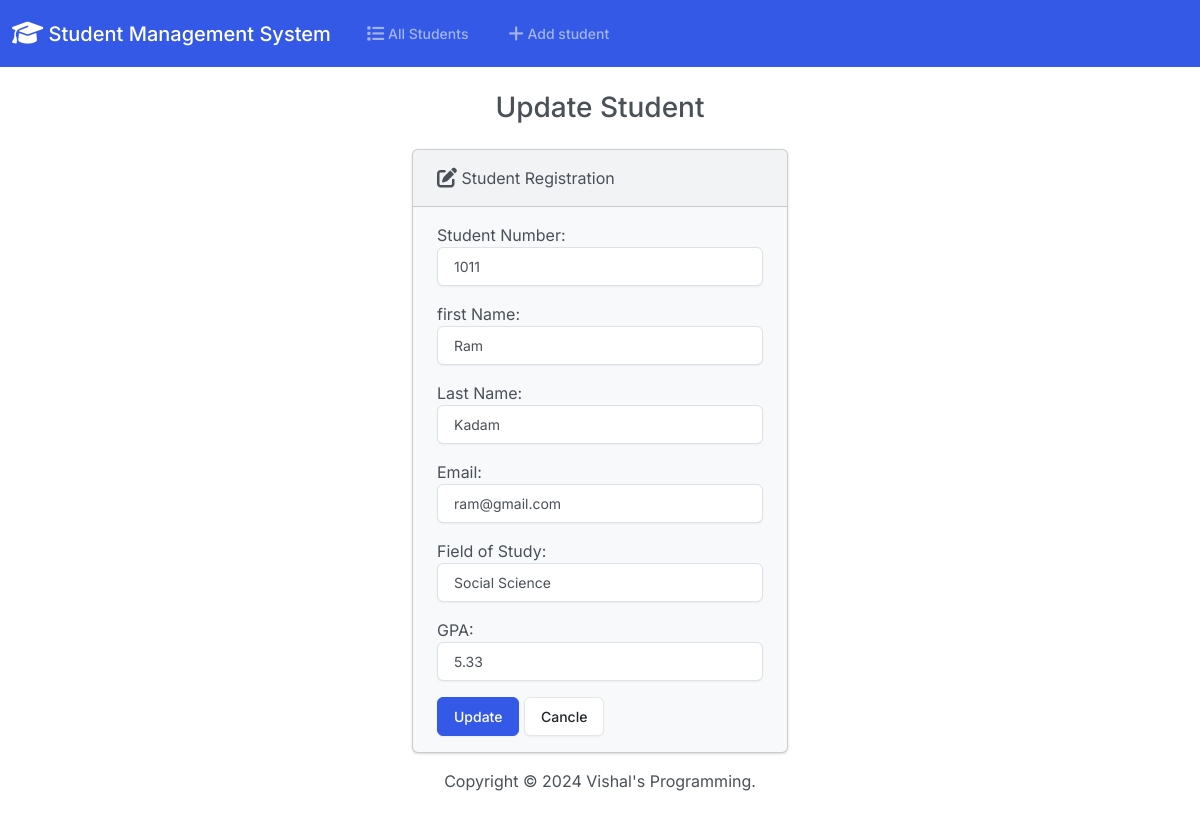
Page /edit/6/ on the committed database.
### students/models.py (models this page shows, shortened)
class Students(models.Model):
    student_number = models.PositiveIntegerField()
    first_name = models.CharField(max_length=50)
    last_name = models.CharField(max_length=50)
    email = models.EmailField(max_length=100)
    field_of_study = models.CharField(max_length=50)
    gpa = models.FloatField()

### students/views.py (the view)
# urls.py: path('edit/<int:id>/', views.edit, name='edit'),
def edit(request, id):
    if request.method == 'POST':
        student = Students.objects.get(pk=id)
        form = StudentForm(request.POST, instance=student)
        if form.is_valid():
            form.save()
            return render(request, 'students/edit.html',{
                'form':form,
                'success':True
            })
    else:
        student = Students.objects.get(pk=id)
        form = StudentForm(instance=student)
    return render(request, 'students/edit.html',{
        'form':form
    })

### students/forms.py
class StudentForm(forms.ModelForm):
    class Meta:
        model = Students
        fields = ['student_number','first_name', 'last_name', 'email','field_of_study', 'gpa']
        labels = {
            'student_number':'Student Number',
            'first_name':'first Name',
            'last_name':'Last Name',
            'email':'Email',
            'field_of_study':'Field of Study',
            'gpa':'GPA'
        }
        widgets = {
            'student_number': forms.NumberInput(attrs={'class':'form-control'}),
            'first_name': forms.TextInput(attrs={'class':'form-control'}),
            'last_name': forms.TextInput(attrs={'class':'form-control'}),
            'email' : forms.EmailInput(attrs={'class':'form-control'}),
            'field_of_study': forms.TextInput(attrs={'class':'form-control'}),
            'gpa':forms.NumberInput(attrs={'class':'form-control'}),
        }

### students/templates/students/edit.html (shortened to what this page needs)
{% extends "students/base.html" %}
{% block body %}
<h3 class="text-center m-4">Update Student</h3>
    {% if success %}
    <div class="alert alert-success" role='alert'>
        The Student updated successfully.
        <a href="{% url 'index' %}" class="alert-link"> Update Student Records</a>
    </div>
    {% else %}
    <div class="row justify-content-center">
        <div class="col-4">
            <div class="card bg-light mb-3">
                <div class="card-header">
                    <i class="fa-solid fa-pen-to-square fa-lg"></i>
                     Student Registration
                </div>
                <div class="card-body">
                    <form method='POST'>
                        {{ form.as_p }}
                        <button type="submit" class='btn btn-primary'>Update</button>
                        <a href="{% url 'index' %}" class="btn btn-secondary">Cancle</a>
                    </form>
                </div>
              </div>
        </div>
    </div>
    {% endif %}
{% endblock %}

### rows in the picture
Students: student_number "1011", first_name "Ram", last_name "Kadam", email "ram@gmail.com", field_of_study "Social Science", gpa "5.33"
